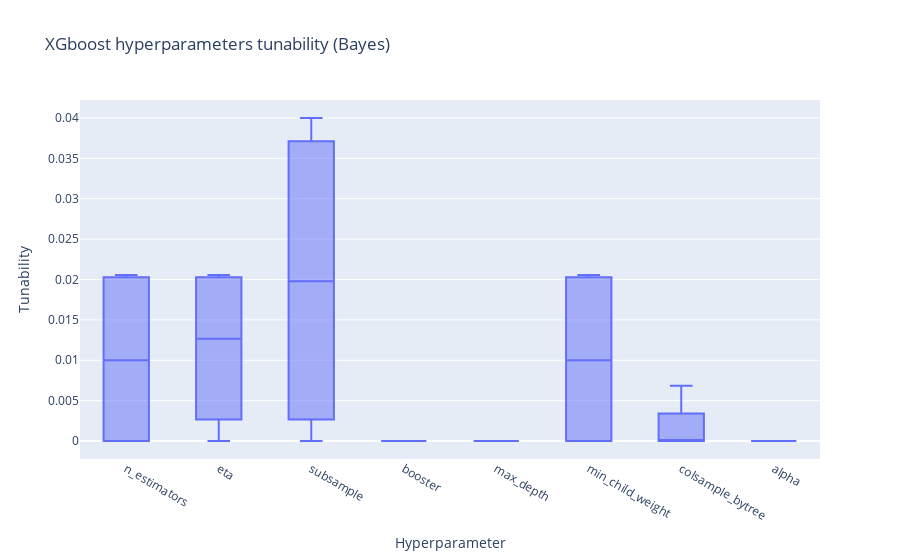

The code cell stored with this chart in its notebook:
### Code cell
plot_boxplots_param_tunability('XGboost', xgboost_bayes_params_tun, "Bayes")

### Figure 1 — Plotly figure (JSON) as saved in the notebook; plotly's stock layout.template omitted (floating-point values rounded to 4 significant figures)
{"data": [{"alignmentgroup": "True", "hovertemplate": "Hyperparameter=%{x}<br>Tunability=%{y}<extra></extra>", "legendgroup": "", "marker": {"color": "#636efa"}, "name": "", "notched": false, "offsetgroup": "", "orientation": "v", "showlegend": false, "type": "box", "x": ["n_estimators", "n_estimators", "n_estimators", "n_estimators", "eta", "eta", "eta", "eta", "subsample", "subsample", "subsample", "subsample", "booster", "booster", "booster", "booster", "max_depth", "max_depth", "max_depth", "max_depth", "min_child_weight", "min_child_weight", "min_child_weight", "min_child_weight", "colsample_bytree", "colsample_bytree", "colsample_bytree", "colsample_bytree", "alpha", "alpha", "alpha", "alpha"], "x0": " ", "xaxis": "x", "y": [0.02, 0.02055, 0, 0, 0.02, 0.02055, 0, 0.005319, 0.04, 0.03425, 0, 0.005319, 0, 0, 0, 0, 0, 0, 0, 0, 0.02, 0.02055, 0, 0, 0, 0.006849, 0, 0, 0, 0, 0, 0], "y0": " ", "yaxis": "y"}], "layout": {"boxmode": "group", "legend": {"tracegroupgap": 0}, "title": {"text": "XGboost hyperparameters tunability (Bayes)"}, "xaxis": {"anchor": "y", "domain": [0, 1], "title": {"text": "Hyperparameter"}}, "yaxis": {"anchor": "x", "domain": [0, 1], "title": {"text": "Tunability"}}}}
